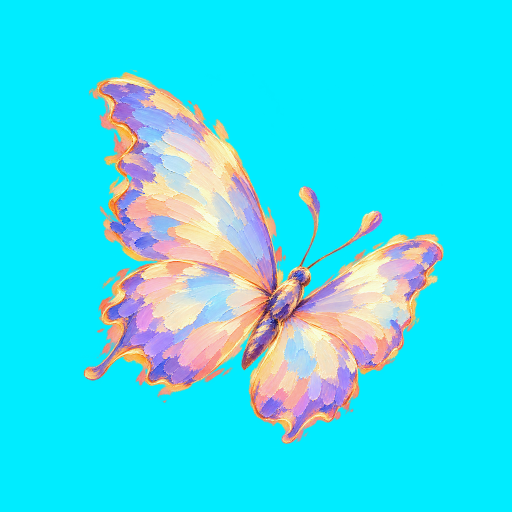
#> input picture docs/assets/abstract-butterflies-v96/ML_SHARED_Butterfly01_AbstractOil3x_v96_Key00ECFF_1024.png, 1024 x 1024 px (shown at 1/2 size)
$ python -i build-separated-loops88.py   (imports and definitions only)   (Python 2 division)
#> lines starting #> are read from the running program, lines starting #| are printed output that depends on the picture
"""Render rooted foliage and fixed-camera sky loops from the approved PNGs."""
from pathlib import Path
import argparse, hashlib, json, math, shutil, subprocess, zipfile
import cv2
import numpy as np
from PIL import Image, ImageDraw

ROOT = Path(__file__).resolve().parents[1]
DOCS = ROOT / 'docs'
PUBLIC = DOCS / 'assets/separated-loops-v88'
SOURCE = ROOT.parent / '20261028_메이즈랜드_원본소스/분리루프_v88/PNG_패키지'
DELIVERY = ROOT.parent / '20261028_메이즈랜드_원본소스/분리루프_v88'
RAW = 'https://raw.githubusercontent.com/toy80318-sys/Schedule_App/main/'
FPS, EDGE, FRAMES = 24, 480, 96


def digest(path):
    return hashlib.sha256(path.read_bytes()).hexdigest()


# [5 lines left out: function original, not called in this run]


def encode(path, size, alpha=False):
    codec = ['-c:v', 'libvpx-vp9', '-pix_fmt', 'yuva420p', '-auto-alt-ref', '0', '-b:v', '0', '-crf', '24', '-deadline', 'good', '-cpu-used', '4'] if alpha else ['-c:v', 'libx264', '-pix_fmt', 'yuv420p', '-crf', '18', '-preset', 'fast', '-movflags', '+faststart']
    return subprocess.Popen(['ffmpeg', '-hide_banner', '-loglevel', 'error', '-y', '-f', 'rawvideo', '-pix_fmt', 'rgba' if alpha else 'rgb24', '-s', f'{size[0]}x{size[1]}', '-r', str(FPS), '-i', 'pipe:0', '-an', *codec, '-threads', '2', str(path)], stdin=subprocess.PIPE, stderr=subprocess.PIPE)


# [84 lines left out: functions finish, foliage_frame, inspect, environment, not called in this run]


def background(scene):
    a = scene['background']; target = PUBLIC / scene['id']; target.mkdir(parents=True, exist_ok=True)
    base = np.array(Image.open(original(a)).convert('RGB').resize((1440, 480), Image.Resampling.LANCZOS))
    y, x = np.mgrid[:480, :1440].astype(np.float32)
    mask = np.clip(1 - y / (480 * .24), 0, 1) ** 2 * np.sin(x / 1439 * math.pi) ** 2
    period = DELIVERY / '제작자료' / (scene['id'] + '_period10.mp4'); period.parent.mkdir(exist_ok=True)
    process = encode(period, (1440, 480))
    try:
        for i in range(FPS * 10):
            dx = 2.5 * math.sin(i / (FPS * 10) * math.tau) * mask
            frame = cv2.remap(base, x - dx, y, cv2.INTER_LINEAR, borderMode=cv2.BORDER_REFLECT_101)
            assert np.array_equal(frame[116:], base[116:]), 'Mountains and ground must remain fixed'
            process.stdin.write(frame.tobytes())
    finally: finish(process)
    subprocess.run(['ffmpeg', '-hide_banner', '-loglevel', 'error', '-y', '-stream_loop', '5', '-i', str(period), '-t', '60', '-c', 'copy', '-movflags', '+faststart', str(target / 'background.mp4')], check=True)
    return {'id': scene['id'], 'name': scene['name'], 'sourcePNG': a['src'], 'sourceSHA256': a['sha256'],
            'video': (target / 'background.mp4').relative_to(DOCS).as_posix(), 'width': 1440, 'height': 480, 'fps': FPS, 'duration': 60,
            'sha256': digest(target / 'background.mp4'), 'derivation': 'Ten-second cyclic sky-only flow repeated six times; camera, mountains and ground stay fixed.', 'visualReview': 'pending'}


# [38 lines left out: functions build, register, not called in this run]


# [5 lines not run here, left out]

>>> import cv2
>>> picture = cv2.imread('../docs/assets/abstract-butterflies-v96/ML_SHARED_Butterfly01_AbstractOil3x_v96_Key00ECFF_1024.png', cv2.IMREAD_GRAYSCALE)
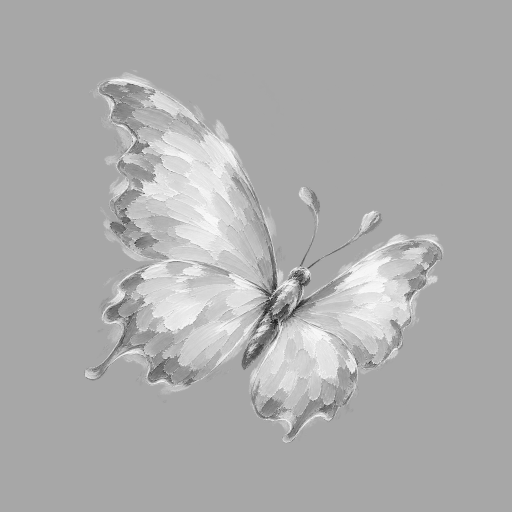
#> picture: shape (1024, 1024) (shown at 1/2 size); min 4, max 254, mean 172.7
#> (the run stopped early here; a loop or call above may not have finished)
